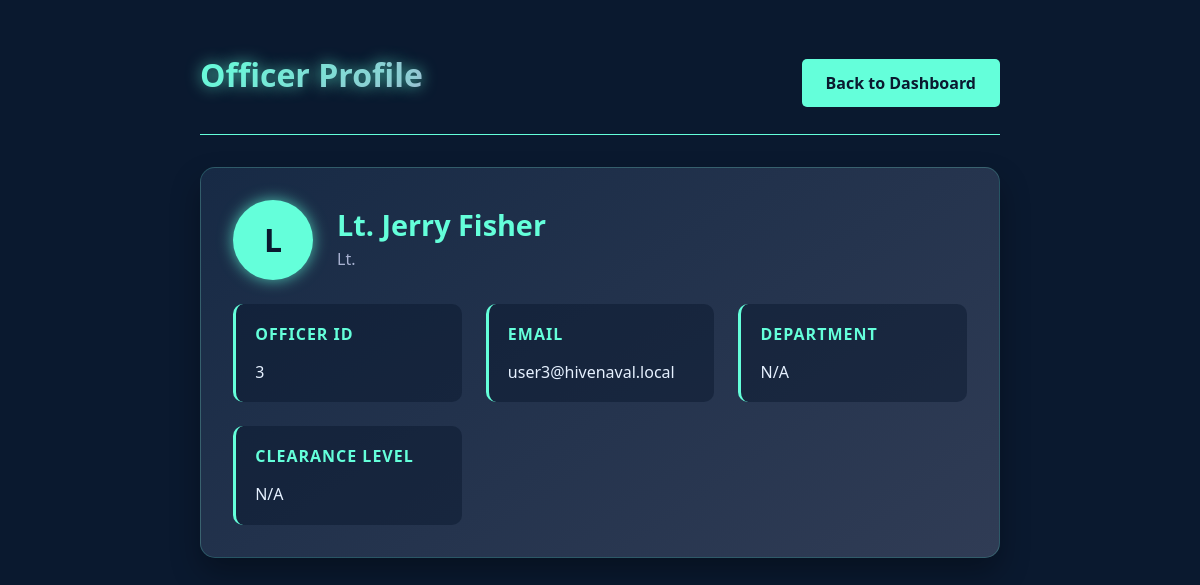
The page /view_profile.php?officer_id=3 on the database its author committed.
### tables this page shows
CREATE TABLE `officers` (
  `id` INT AUTO_INCREMENT PRIMARY KEY,
  `uuid` CHAR(36) NOT NULL UNIQUE,
  `rank` VARCHAR(50),
  `name` VARCHAR(100),
  `username` VARCHAR(50) UNIQUE,
  `email` VARCHAR(100),
  `password` VARCHAR(255)
);

### view_profile.php (the view, shortened to what this page needs)
<?php
include 'includes/config.php';
$officer_id = $_GET['officer_id'];
$query = "SELECT * FROM officers WHERE id = " . (int)$officer_id;
$result = $conn->query($query);
$officer = $result->fetch_assoc();
?>
<!DOCTYPE html>
<html>
<head>
</head>
<body>
    <div class="container">
        <header>
            <h1 class="profile-title">Officer Profile</h1>
            <a href="/dashboard.php" class="back-button">Back to Dashboard</a>
        </header>
        <div class="profile-card">
            <div class="profile-header">
                <div class="profile-badge">
                    <?= strtoupper(substr($officer['name'], 0, 1)) ?>
                </div>
                <div class="profile-info">
                    <h2><?= htmlspecialchars($officer['name']) ?></h2>
                    <p><?= htmlspecialchars($officer['rank']) ?></p>
                </div>
            </div>
            <div class="profile-details">
                <div class="detail-card">
                    <h3>Officer ID</h3>
                    <p><?= htmlspecialchars($officer['id']) ?></p>
                </div>
                <div class="detail-card">
                    <h3>Email</h3>
                    <p><?= htmlspecialchars($officer['email']) ?></p>
                </div>
                <div class="detail-card">
                    <h3>Department</h3>
                    <p><?= htmlspecialchars($officer['department'] ?? 'N/A') ?></p>
                </div>
                <div class="detail-card">
                    <h3>Clearance Level</h3>
                    <p><?= htmlspecialchars($officer['clearance_level'] ?? 'N/A') ?></p>
                </div>
            </div>
        </div>
    </div>
</body>
</html>

### view_profile.php (style rules this page uses)
:root { --navy: #0a192f; --teal: #64ffda; --light-navy: #172a45; --lightest-navy: #303C55; --slate: #8892b0; --light-slate: #a8b2d1; --white: #e6f1ff; --glow: 0 0 15px rgba(100, 255, 218, 0.7); }
body { font-family: 'Segoe UI', Tahoma, Geneva, Verdana, sans-serif; background: var(--navy); color: var(--white); margin: 0; padding: 0; min-height: 100vh; }
.container { max-width: 800px; margin: 0 auto; padding: 2rem; }
header { display: flex; justify-content: space-between; align-items: center; margin-bottom: 2rem; padding-bottom: 1rem; border-bottom: 1px solid var(--teal); }
.profile-title { font-size: 2rem; background: linear-gradient(135deg, var(--teal), var(--light-slate)); -webkit-background-clip: text; background-clip: text; color: transparent; text-shadow: var(--glow); }
.profile-card { background: linear-gradient(145deg, var(--light-navy), var(--lightest-navy)); border-radius: 15px; padding: 2rem; box-shadow: 0 15px 30px rgba(0,0,0,0.3); border: 1px solid rgba(100, 255, 218, 0.2); margin-bottom: 2rem; }
.profile-header { display: flex; align-items: center; margin-bottom: 1.5rem; }
.profile-badge { width: 80px; height: 80px; border-radius: 50%; background: var(--teal); display: flex; align-items: center; justify-content: center; margin-right: 1.5rem; font-size: 2rem; font-weight: bold; color: var(--navy); box-shadow: var(--glow); }
.profile-info h2 { margin: 0; color: var(--teal); font-size: 1.8rem; }
.profile-info p { margin: 0.3rem 0; color: var(--light-slate); }
.profile-details { display: grid; grid-template-columns: repeat(auto-fit, minmax(200px, 1fr)); gap: 1.5rem; }
.detail-card { background: rgba(10, 25, 47, 0.5); padding: 1.2rem; border-radius: 10px; border-left: 3px solid var(--teal); }
.detail-card h3 { margin-top: 0; color: var(--teal); font-size: 1rem; text-transform: uppercase; letter-spacing: 1px; }
.detail-card p { margin: 0.5rem 0 0; font-size: 1rem; }
.back-button { display: inline-block; background: var(--teal); color: var(--navy); padding: 0.8rem 1.5rem; border-radius: 5px; text-decoration: none; font-weight: bold; transition: all 0.3s; margin-top: 1rem; }

### rows shown on the page
officers: name "L", name "Lt. Jerry Fisher", rank "Lt.", id "3", email "user3@hivenaval.local"

### other values the page prints
$officer['department'] "N/A"
$officer['clearance_level'] "N/A"
